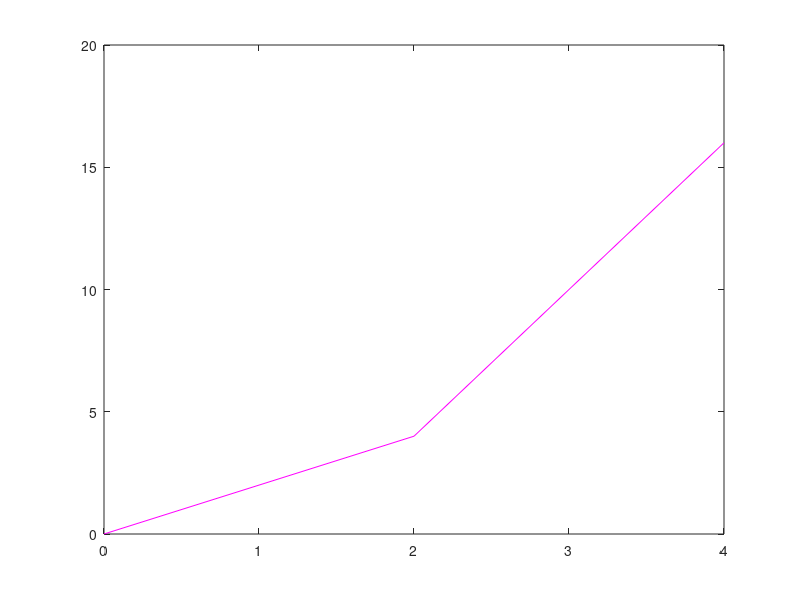

MATLAB code for this plot:
% Estevan Anguiano
% L09_Q01



% Main function
function [] = L09_Q01()
% Program Description: 
%
%
% 
%
% Variables: 
%
%
%
[x,y] = create_and_print_vector_of_squares()
plot_vector_of_squares(x,y);
end

function [x,y] = create_and_print_vector_of_squares()
% This function will prompt user to enter an integer n between 3 and 100,
% inclusive. then it creates a vector of x and y and then prints both
% vectors 
%
% Output:
%   + x : contains the vector for x coordinates
%   + y : contains the vector for y coordinates

n = input('Enter an integer between 3 and 100, inclusive: ');
x = 0:2:n;
y = x.^2;

end

function [] = plot_vector_of_squares(x,y)

xlabel('n')
ylabel( 'n^2')
plot(x,y,'magenta');
end